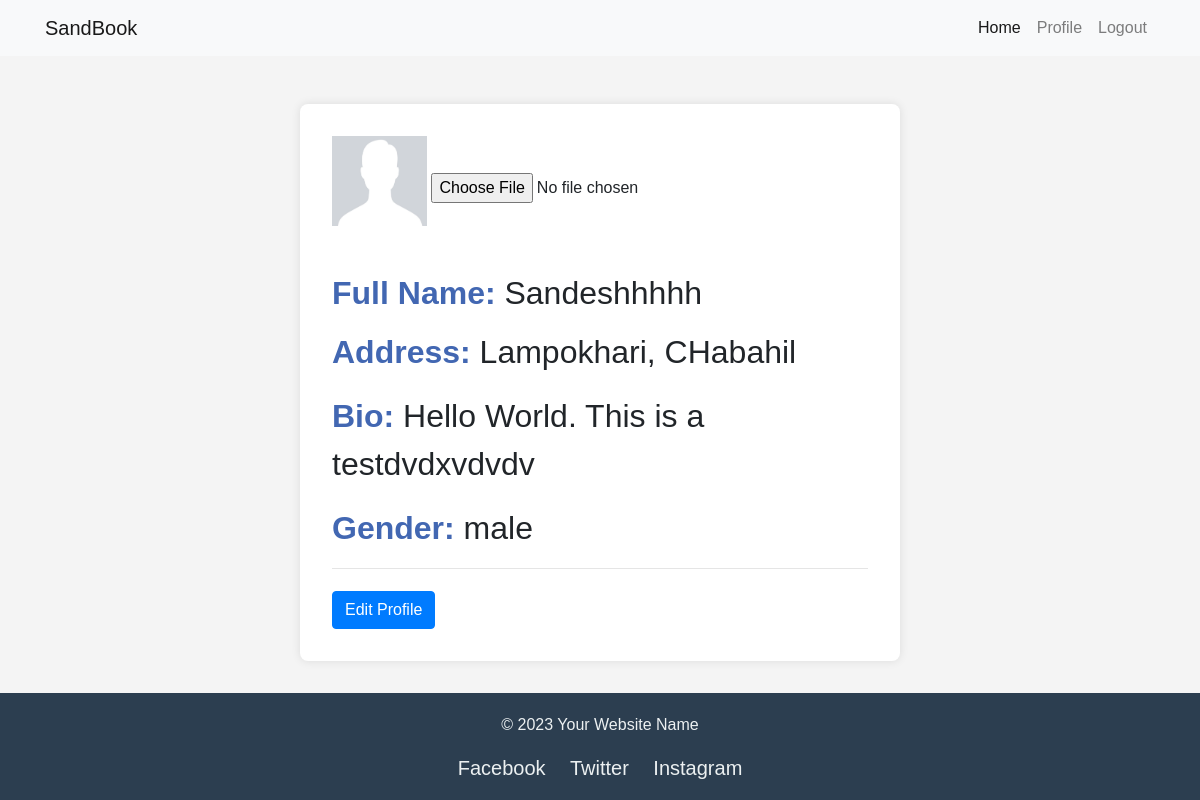
Before: /navprofile/ (signed in) with the older database file.
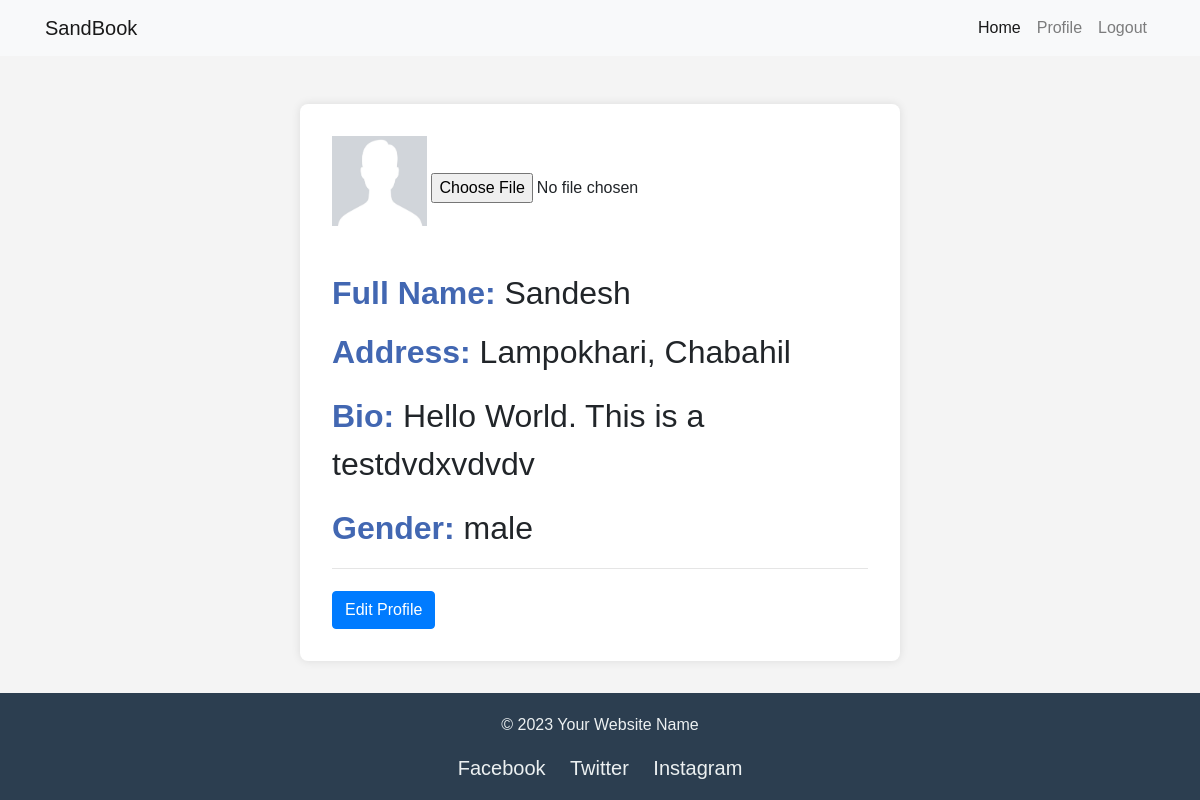
After: the same page with the newer database file.
### blog/models.py (models this page shows, shortened)
class profile(models.Model):
    id = models.IntegerField(primary_key = True)
    name = models.CharField(max_length=50)
    birth = models.DateField(null=True, blank=True)
    gender = models.CharField(max_length=20)
    username = models.OneToOneField(User, on_delete= models.CASCADE)
    address = models.CharField(max_length=50, blank=True, null=True)
    bio = models.TextField(blank=True, null=True)
    profile_pic = models.ImageField(upload_to='profilepics', default='default.png', blank=True, null=True, validators=[FileExtensionValidator(allowed_extensions=['png', 'jpg', 'jpeg'])])

### blog/views.py (the view)
# urls.py: path('navprofile/', views.nav_profile, name='navprofile'),
@login_required(login_url='login')
def nav_profile(request):
    data = models.profile.objects.get(username = request.user)
    context = {
        'data' : data,
    }
    return render(request, 'Firstprofile.html', context)

### templates/Firstprofile.html
{% extends 'base.html' %}
{% load static %}
{% block css %}
<link rel="stylesheet" href="{% static 'css/profile.css' %}">
{% endblock %}
{% block content %}
<section>
    <div class="details">
        <img id="editimage" src="{{ data.profile_pic.url }}" alt="">
        <input type="file">
        <h2 id="fullName" class="fieldsss"> <strong>Full Name:</strong> {{data.name}}</h2>
        <p id="address" class="fieldsss"> <strong>Address:</strong> {{data.address}}</p>
        <p id="bio" class="fieldsss"> <strong>Bio: </strong><span> {{data.bio}}</span></p>
        <p id="gender" class="fieldsss"> <strong>Gender:</strong> <span> {{data.gender}} </span></p>
        <hr>
        <a href="Profilepage/{{data.id}}"><button type="button" class="btn btn-primary">Edit Profile</button></a>
    </div>
</section>
{% endblock %}

### templates/base.html (shortened to what this page needs)
{% load static %}
<!DOCTYPE html>
<html lang="en">
<head>
    <link rel="stylesheet" href="https://stackpath.bootstrapcdn.com/bootstrap/4.5.2/css/bootstrap.min.css">
    {% block css %}
    {% endblock %}
</head>
<body>
<nav class="navbar navbar-expand-lg navbar-light bg-light fixed-top">
    <div class="container">
        <a class="navbar-brand" href="#">SandBook</a>
        <div class="collapse navbar-collapse" id="navbarNav">
            <ul class="navbar-nav ml-auto">
                <li class="nav-item active">
                    <a class="nav-link" href="{% url 'homepage' %}">Home <span class="sr-only">(current)</span></a>
                </li>
                <li class="nav-item">
                    <a class="nav-link" href="{% url 'navprofile' %}">Profile</a>
                </li>
                <li class="nav-item">
                    <a class="nav-link" href="{% url 'logout' %}">Logout</a>
                </li>
            </ul>
        </div>
    </div>
</nav>
<div class="container mt-5">
    {% block content %}
    {% endblock %}
</div>
<footer>
    <p>&copy; 2023 Your Website Name</p>
    <div class="social-icons">
        <a href="#" target="_blank">Facebook</a>
        <a href="#" target="_blank">Twitter</a>
        <a href="#" target="_blank">Instagram</a>
    </div>
</footer>
</body>
</html>

### static/css/profile.css (style rules this page uses)
body { font-family: Arial, sans-serif; background-color: #f4f4f4; margin: 0; padding: 0; }
section { max-width: 600px; margin: 2em auto; background-color: white; padding: 2em; border-radius: 8px; box-shadow: 0 0 10px rgba(0, 0, 0, 0.1); }
button { background-color: #4267B2; color: white; padding: 0.5em 1em; border: none; border-radius: 4px; cursor: pointer; }
#editimage { height: 90px; width: 95px; margin-bottom: 1rem; }
.details hr { height: 6px; font-weight: bolder; }
span { font-weight: lighter; }
.fieldsss { margin-bottom: 1rem; font-size: 2rem; }
#fullName { margin-top: 2rem; }
.details strong { color: #4267B2; font-weight: bolder; }

### templates/base.html (style rules this page uses)
body { padding-top: 56px; }
footer { background-color: #2c3e50; color: #ecf0f1; padding: 20px; text-align: center; bottom: 0; width: 100%; }
.social-icons a { color: #ecf0f1; margin: 0 10px; text-decoration: none; font-size: 20px; }

Changed rows visible on the page:
changed profile "Hello World. This is a testdvdxvdvdv": name "Sandeshhhhh" → "Sandesh"; address "Lampokhari, CHabahil" → "Lampokhari, Chabahil"
